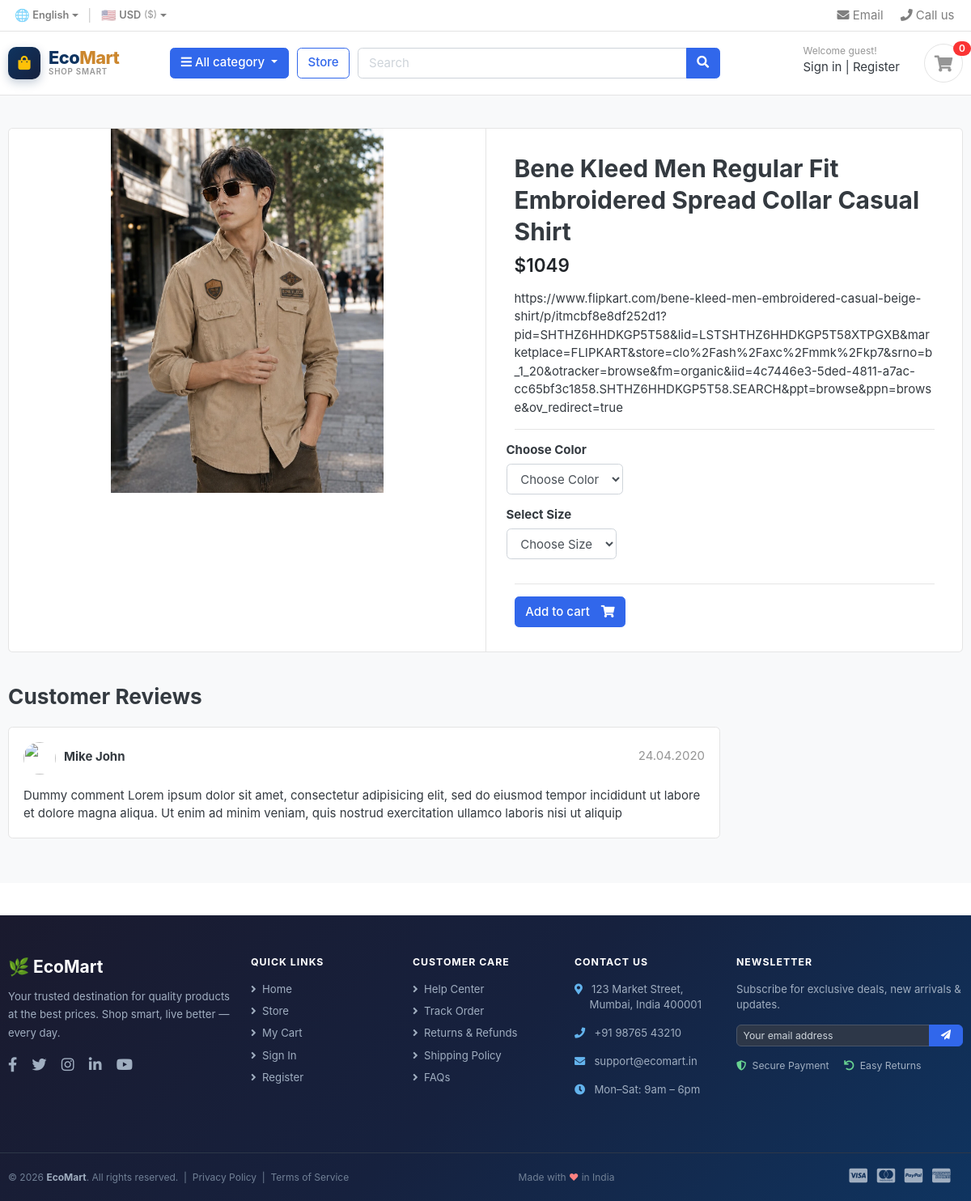
The page /store/category/shirt/bene-kleed-men-regular-fit-embroidered-spread-collar-casual-shirt/ on the database its author committed.
### apps/store/models.py (models this page shows, shortened)
class Product(models.Model):
    product_name = models.CharField(max_length=200, unique=True)
    slug = models.SlugField(max_length=200, unique=True)
    description = models.TextField(blank=True)
    price = models.IntegerField()
    images = models.ImageField(upload_to='photos/products')
    stock = models.IntegerField()
    is_available = models.BooleanField(default=True)
    category = models.ForeignKey(
        to=Category,
        on_delete=models.CASCADE,
        related_name="products"
    )
    created_date = models.DateTimeField(auto_now_add=True)
    modified_date = models.DateTimeField(auto_now=True, blank=True, null=True)

### apps/store/views.py (the view)
# urls.py: path("category/<slug:category_slug>/<slug:product_slug>/", views.product_detail, name="product_detail"),
def product_detail(request, category_slug, product_slug):
    single_product = get_object_or_404(
        Product,
        category__slug=category_slug,
        slug=product_slug,
    )
    in_cart = CartItem.objects.filter(
        cart__cart_id=_cart_id(request),
        product=single_product
    ).exists()
    colors = Variation.objects.filter(
        product=single_product,
        variation_category="color",
        is_active=True
    )
    sizes = Variation.objects.filter(
        product=single_product,
        variation_category="size",
        is_active=True
    )
    context = {
        "single_product": single_product,
        "in_cart": in_cart,
        "colors": colors,
        "sizes": sizes,
    }
    return render(request, "store/product_detail.html", context)

### apps/carts/context_processor.py (called while the page is built)
def counter(request):
    cart_count = 0
    if 'admin' in request.path:
        return {}
    else:
        try:
            cart = Cart.objects.filter(cart_id=_cart_id(request))   # it will return
            cart_items = CartItem.objects.all().filter(cart=cart[:1])
            for cart_item in cart_items:
                cart_count += cart_item.quantity
        except Cart.DoesNotExist:
            cart_items = 0
    return dict(cart_count=cart_count, cart_items=cart_items)

### apps/carts/views.py (called while the page is built)
def _cart_id(request):
    cart = request.session.session_key
    if not cart:
        cart = request.session.create()
    return cart

### apps/category/context_processor.py (called while the page is built)
def menu_links(request):
    links = Category.objects.all()
    return dict(links=links)

### apps/category/models.py (called while the page is built)
    def get_url(self):
        return reverse("products_by_category", args=[self.slug])

### templates/store/product_detail.html (shortened to what this page needs)
{% extends "base.html" %}
{% load static %}
{% block content %}
<section class="section-content padding-y bg">
    <div class="container">
        <div class="card">
            <div class="row no-gutters">
                <aside class="col-md-6">
                    <article class="gallery-wrap">
                        <div class="img-big-wrap">
                            <a href="#"><img src="{{ single_product.images.url }}"></a>
                        </div>
                    </article>
                </aside>
                <main class="col-md-6 border-left">
                    <form action="{% url 'add_cart' single_product.pk %}" method="POST">
                        <article class="content-body">
                            <h2 class="title">{{ single_product.product_name }}</h2>
                            <div class="mb-3">
                                <var class="price h4">${{ single_product.price }}</var>
                            </div>
                            <p>{{ single_product.description }}</p>
                            <hr>
                            <div class="row">
                                <div class="item-option-select">
                                    <h6>Choose Color</h6>
                                    <select name="color" class="form-control">
                                        <option value="" disabled selected style="font-size: 0.8rem;">Choose Color
                                        </option>
                                    </select>
                                </div>
                            </div>
                            <div class="row">
                                <div class="item-option-select">
                                    <h6>Select Size</h6>
                                    <select name="size" id="" class="form-control">
                                        <option value="" disabled selected>Choose Size</option>
                                    </select>
                                </div>
                            </div>
                            <hr>
                            {% if single_product.stock <= 0 %} <h5 class="btn btn-danger disabled">Out of Stock</h5>
                                {% else %}
                                {% if in_cart %}
                                <!-- <a href="#" class="btn  btn-success"> <span class="text">Added to cart</span>
                                <i class="fas fa-shopping-cart"></i> </a> -->
                                <div class="d-flex flex-column align-items-start">
                                    <span class="text-success" style="font-size: 0.7rem; margin-bottom: 0px;">
                                        Item is already in the cart
                                    </span>
                                    <a href="{% url 'cart' %}" class="btn btn-outline-primary">
                                        View Cart <i class="fas fa-eye"></i>
                                    </a>
                                </div>
                                {% else %}
                                <button type="submit" class="btn  btn-primary"> <span class="text">Add to cart</span>
                                    <i class="fas fa-shopping-cart"></i> </button>
                                {% endif %}
                                {% endif %}
                        </article>
                    </form>
                </main>
            </div>
        </div>
        <br>
        <div class="row">
            <div class="col-md-9">
                <header class="section-heading">
                    <h3>Customer Reviews </h3>
                </header>
                <article class="box mb-3">
                    <div class="icontext w-100">
                        <img src="./images/avatars/avatar1.jpg" class="img-xs icon rounded-circle">
                        <div class="text">
                            <span class="date text-muted float-md-right">24.04.2020 </span>
                            <h6 class="mb-1">Mike John </h6>
                        </div>
                    </div>
                    <div class="mt-3">
                        <p>
                            Dummy comment Lorem ipsum dolor sit amet, consectetur adipisicing elit, sed do eiusmod
                            tempor incididunt ut labore et dolore magna aliqua. Ut enim ad minim veniam,
                            quis nostrud exercitation ullamco laboris nisi ut aliquip
                        </p>
                    </div>
                </article>
            </div>
        </div>
    </div>
</section>
{% endblock %}

### static/css/ui.css (style rules this page uses)
html { font-family: "Inter", sans-serif; font-size: 15px; }
.content-body { flex: 1 1 auto; padding: 2rem 2.3rem; }
.img-xs, .img-sm, .img-md, .img-lg { -o-object-fit: cover; object-fit: cover; flex-shrink: 0; flex-grow: 0; }
.img-xs { width: 40px; height: 40px; }
.padding-y { padding-top: 40px; padding-bottom: 40px; }
var { font-style: normal; }
article:after, .form-group:after { display: block; clear: both; content: ""; }
.bg { background-color: #f8f9fa; }
.section-heading { margin-bottom: 20px; margin-top: 15px; }
p:last-child { margin-bottom: 0; }
.btn .text + i { margin-left: 10px; }
.icontext { display: inline-flex; align-items: center; vertical-align: middle; }
.icontext .text { width: 100%; line-height: 1.2; }
.icontext .icon { position: relative; margin-right: 10px; flex-shrink: 0; flex-grow: 0; }
.price { font-weight: 600; color: #212529; }
.box { padding: 18px; background: #fff; border-radius: 0.37rem; border: 1px solid #e4e4e4; }
.box img { max-width: 100%; }
.gallery-wrap .img-big-wrap { margin-bottom: 10px; border-radius: 0.37rem; overflow: hidden; background-color: #fff; }
.gallery-wrap .img-big-wrap a { text-align: center; display: block; }
.gallery-wrap .img-big-wrap img { height: 450px; width: auto; display: inline-block; }
.item-option-select { margin-bottom: 1rem; display: inline-block; margin-right: 15px; }

### rows shown on the page
Product: images (picture), product_name "Bene Kleed Men Regular Fit Embroidered Spread Collar Casual Shirt", price "1049", description "https://www.flipkart.com/bene-kleed-men-embroidered-casual-beige-shirt/p/itmcbf8e8df252d1?pid=SHTHZ6HHDKGP5T58&lid=LSTSHTHZ6HHDKGP5T58XTPGXB&marketplace=FLIPKART&store=clo%2Fash%2Faxc%2Fmmk%2Fkp7&srno=b_1_20&otracker=browse&fm=organic&iid=4c7446e3-5ded-4811-a7ac-cc65bf3c1858.SHTHZ6HHDKGP5T58.SEARCH&ppt=browse&ppn=browse&ov_redirect=true"

### other values the page prints
{{ cart_count }} "0"
